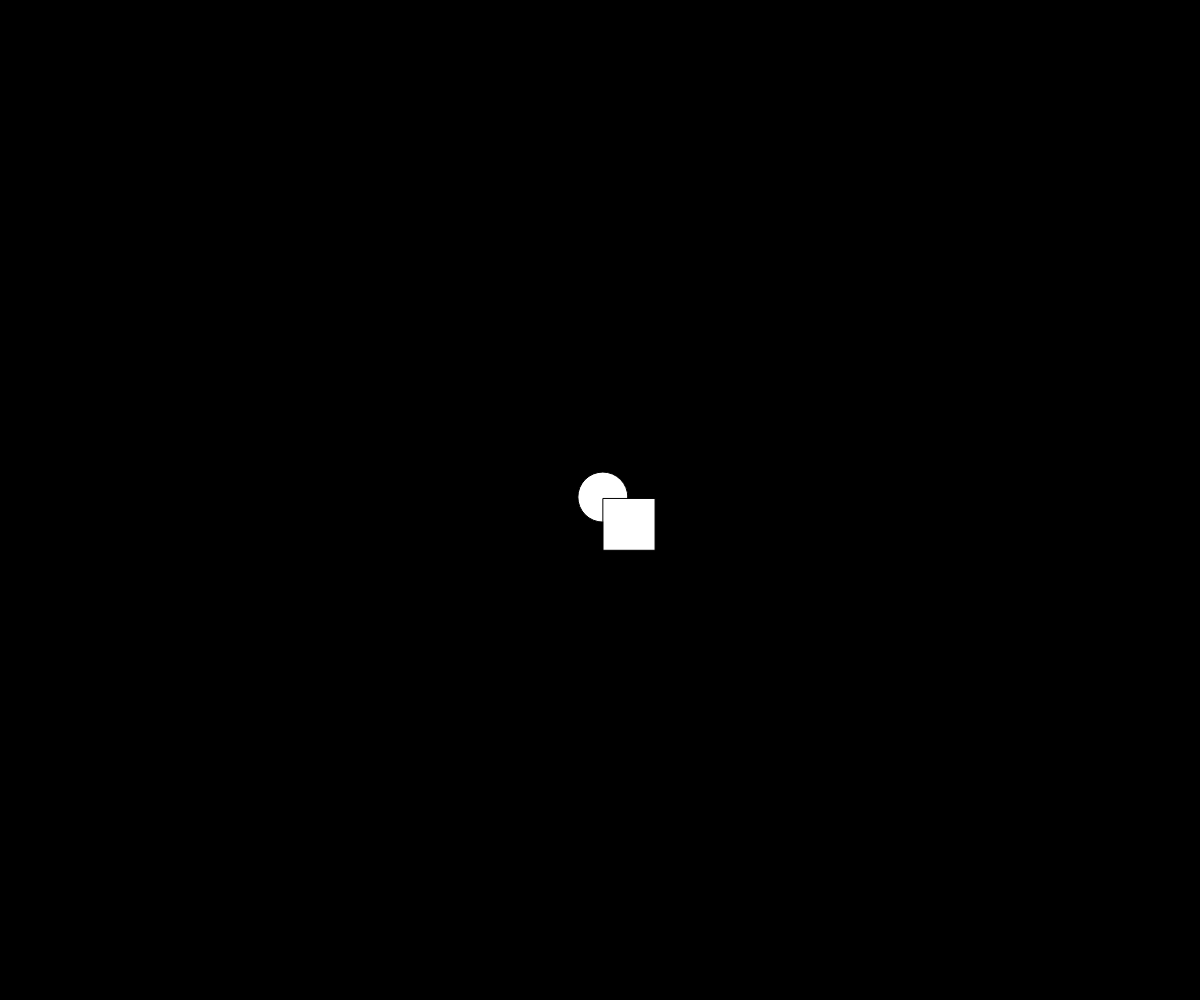
Frame 1 (no input)
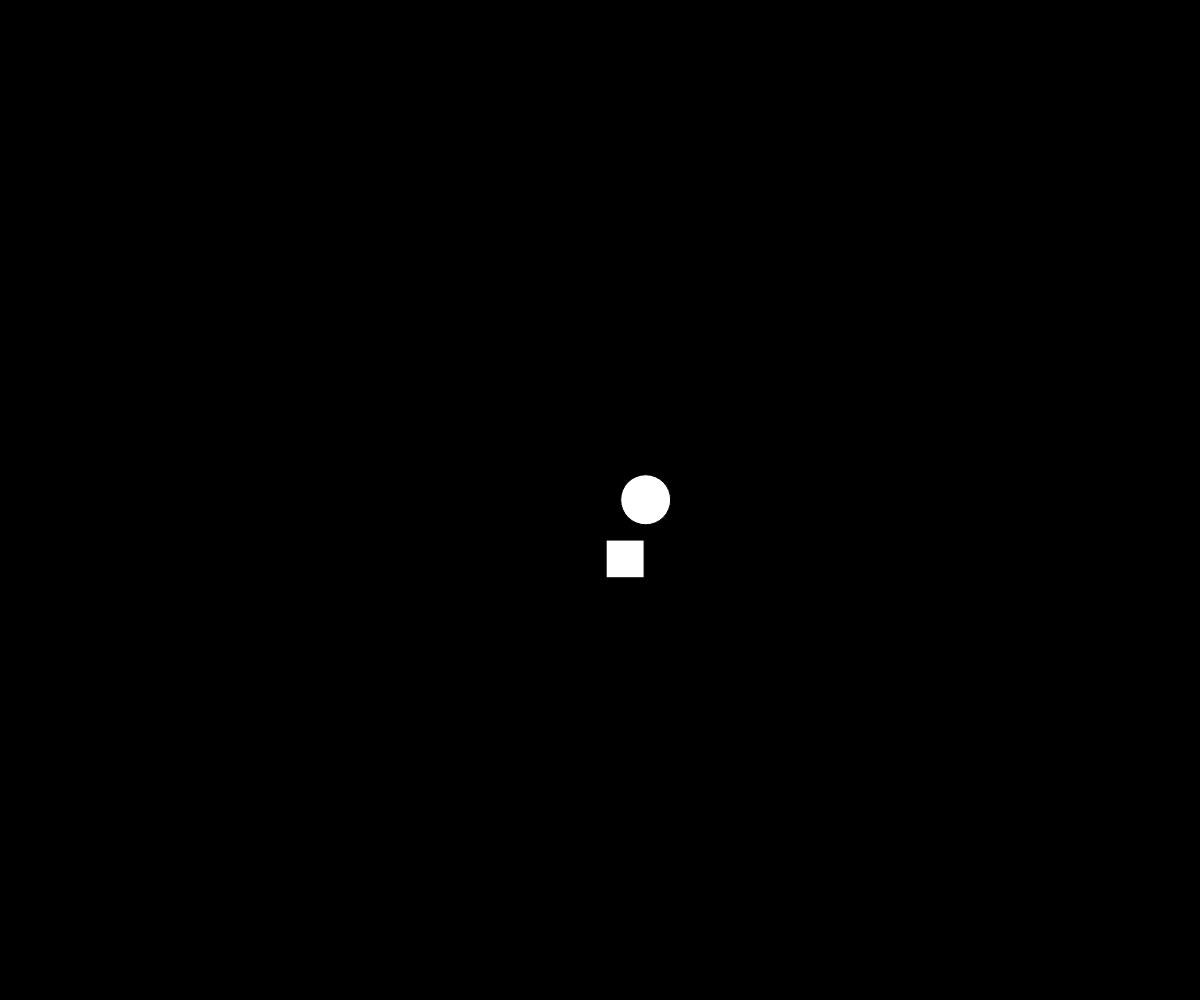
Frame 60 (no input)
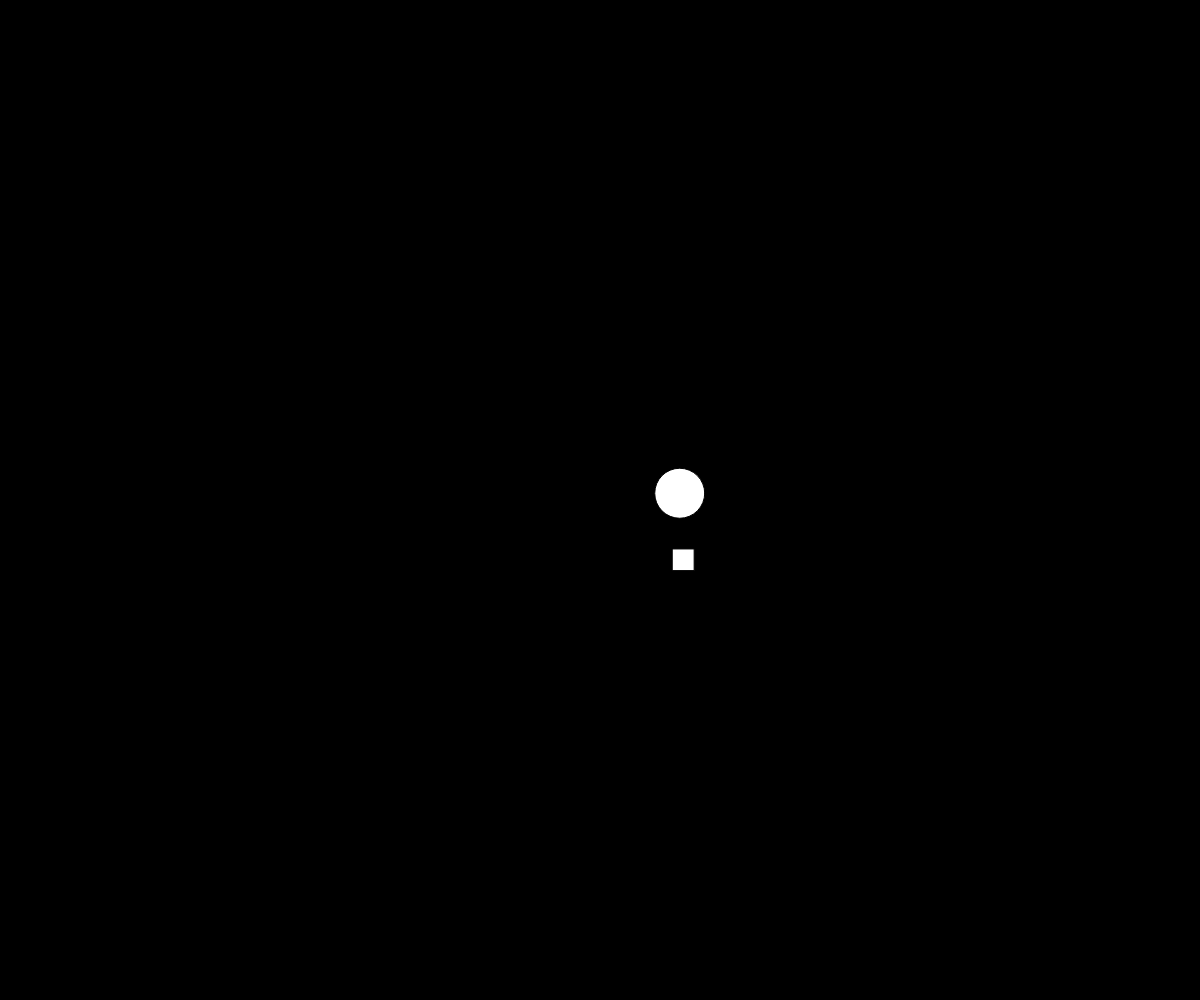
Frame 120 (the mouse pressed at the canvas centre since frame 60)

The p5.js sketch that drew these frames (run headless with seeded random() and noise() and a simulated clock; from frame 60 on, the mouse is pressed at the canvas centre):

// p5.js sketch
// ── sketch.js
// Inheritance OOP Demo

let theParticle;
let someConfetti;

function setup() {
  createCanvas(windowWidth, windowHeight);
  theParticle = new Particle(width/2, height/2);
  someConfetti = new Confetti(width/2, height/2);
}

function draw() {
  background("black");
  theParticle.update();
  theParticle.display();
  someConfetti.update();
  someConfetti.display();
}


class Particle {
  constructor(x, y) {
    this.x = x;
    this.y = y;
    this.size = 50;
  }

  update() {
    this.x += random(-5, 6);
    this.y += random(-5, 5);
  }

  display() {
    circle(this.x, this.y, this.size);
  }
}

class Confetti extends Particle {
  constructor(x, y) {
    super(x, y);
  }

  update() {
    super.update();
    this.size += random(-3, 3);
  }

  display() {
    square(this.x, this.y, this.size);
  }
}
